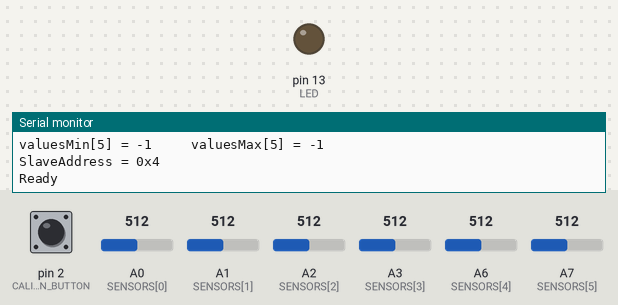
A sketch run on a simulated Arduino Nano, built with avr-gcc and run on an emulated ATmega328P. Parts: output pins drawn as LEDs (lit = HIGH), the last lines printed to the serial monitor. Dashed ring = blinking. The test bench sets the inputs (shaded band); at power-on: pin 2 (CALIBRATION_BUTTON) HIGH, A0 (SENSORS[0]) = 512, A1 (SENSORS[1]) = 512, A2 (SENSORS[2]) = 512, A3 (SENSORS[3]) = 512, A6 (SENSORS[4]) = 512, A7 (SENSORS[5]) = 512. EEPROM starts erased.

Above: at 1.4 s.
1.5 s: pin 2 (CALIBRATION_BUTTON) pulled LOW for 0.15 s
At 1.7 s:
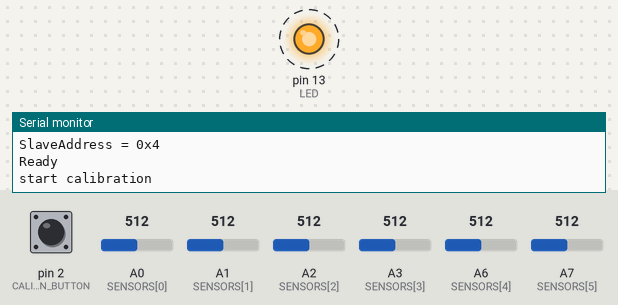
4.5 s: pin 2 (CALIBRATION_BUTTON) pulled LOW for 1 s
At 5.26 s:
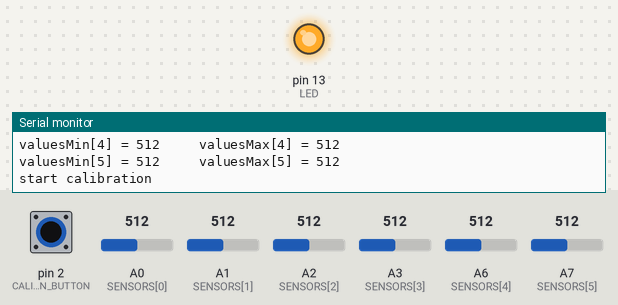
7.5 s: pin 2 (CALIBRATION_BUTTON) pulled LOW for 3.2 s
Timing chart, 0 to 13.1 s (numbered marks = the images above; inputs shaded):
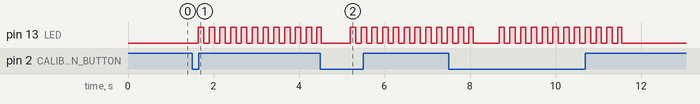

The sketch:

light_sensor_six_lego.ino
```cpp
#include <EEPROM.h>
#include <Wire.h>

const int SLAVE_ADDRESS = 0x04;
const unsigned long CALIBRATION_TIME = 3000;
const int CALIBRATION_BUTTON = 2;
const int LED = 13;
const int SENSORS[6] = {A0, A1, A2, A3, A6, A7};

uint8_t message[8] = {0};

int values[6] = {0};
float valuesNorm[6] = {0}; //form 0 to 1
float linePosition = 0; //from -1 to 1
float polePosition = 0; //from -1 to 1
                        //polePosition >= 0 => on black pole
                        //polePosition < 0 => on white pole

int valuesMin[6];
const int valuesMinAddress = 0;
int valuesMax[6];
const int valuesMaxAddress = valuesMinAddress + sizeof(valuesMax);
const float weights[6] = {-0.5, -0.33, -0.167, 0.167, 0.33, 0.5};

void setup() {
  Wire.begin(SLAVE_ADDRESS);
  Wire.onReceive(receiveData);
  Wire.onRequest(sendData);

  pinMode(CALIBRATION_BUTTON, INPUT_PULLUP);
  pinMode(LED, OUTPUT);
  digitalWrite(LED, LOW);

  loadCalibrationValues();

  Serial.begin(9600);
  printCalibrationValues();
  Serial.println();
  Serial.print("SlaveAddress = 0x");
  Serial.println(SLAVE_ADDRESS, HEX);
  Serial.println();
  Serial.println("Ready");
  Serial.println();
}

void loop() {
  getValues();
  calcNormValues();
  calcLinePosition();
  calcPolePosition();

  makeMessage();

  //printValues();
  //printValuesNorm();
  //printLinePosition();
  //printPolePosition();
  //printMessage();
  //Serial.println(mapf(valuesNorm[0], 0, 1, -127, 127));

  if (digitalRead(CALIBRATION_BUTTON) == LOW) {
    calibration();
  }

  //delay(1000);
}

void makeMessage() {
  message[7] = mapf(valuesNorm[0], 0, 1, -127, 127);
  message[6] = mapf(valuesNorm[1], 0, 1, -127, 127);
  message[5] = mapf(valuesNorm[2], 0, 1, -127, 127);
  message[4] = mapf(valuesNorm[3], 0, 1, -127, 127);
  message[3] = mapf(valuesNorm[4], 0, 1, -127, 127);
  message[2] = mapf(valuesNorm[5], 0, 1, -127, 127);

  message[1] = mapf(linePosition, -1, 1, -127, 127);

  message[0] = mapf(polePosition, -1, 1, -127, 127);
}

void getValues() {
  for (int i = 0; i < 6; i++) {
    values[i] = analogRead(SENSORS[i]);
  }
}

void calcNormValues() {
  for (int i = 0; i < 6; i++) {
    //valuesNorm[i] from 0 to 1
    valuesNorm[i] = (float)(values[i] - valuesMin[i]) / (float)(valuesMax[i] - valuesMin[i]);
    valuesNorm[i] = constrain(valuesNorm[i], 0.0f, 1.0f);
  }
}

void calcLinePosition() {
  linePosition = 0;
  for (int i = 0; i < 6; i++) {
    linePosition += weights[i] * valuesNorm[i];
  }
  linePosition = constrain(linePosition, -1.0f, 1.0f);
}

void calcPolePosition() {
  polePosition = 0;
  for (int i = 0; i < 6; i++) {
    polePosition += valuesNorm[i] * 2 - 1;
  }
  polePosition /= 6;
  polePosition = constrain(polePosition, -1.0f, 1.0f);
}

void receiveData(int byteCount) {
  byteCount = byteCount; //just suppress unsused parameter warning
  //nothing
}

void sendData() {
  Wire.write(message, 8);
}
```

calibration.ino
```cpp
void calibration() {
  Serial.println("start calibration");
  Serial.flush();

  for (int i = 0; i < 6; i++) {
    valuesMin[i] = 1023;
    valuesMax[i] = 0;
  }

  unsigned long currentTime = millis();

  unsigned long startTime = currentTime;

  const unsigned long ledOnTime = 125;
  const unsigned long ledOffTime = 125;
  unsigned long lastLedSwitchTime = currentTime;
  int ledState = LOW;
  digitalWrite(LED, LOW);

  while (currentTime - startTime < CALIBRATION_TIME) {
    getValues();
    for (int i = 0; i < 6; i++) {
      if (values[i] < valuesMin[i]) {
        valuesMin[i] = values[i];
      }
      if (values[i] > valuesMax[i]) {
        valuesMax[i] = values[i];
      }
    }

    if (ledState == LOW && currentTime - lastLedSwitchTime > ledOffTime) {
      ledState = HIGH;
      digitalWrite(LED, ledState);
      lastLedSwitchTime = currentTime;
    }
    if (ledState == HIGH && currentTime - lastLedSwitchTime > ledOnTime) {
      ledState = LOW;
      digitalWrite(LED, ledState);
      lastLedSwitchTime = currentTime;
    }

    currentTime = millis();
  }

  digitalWrite(LED, LOW);
  delay(200);

  saveCalibrationValues();
  printCalibrationValues();
}

void loadCalibrationValues() {
  EEPROM.get(valuesMinAddress, valuesMin);
  EEPROM.get(valuesMaxAddress, valuesMax);
}

void saveCalibrationValues() {
  EEPROM.put(valuesMinAddress, valuesMin);
  EEPROM.put(valuesMaxAddress, valuesMax);
}
```

mapf.ino
```cpp
float mapf(float val, float in_min, float in_max, float out_min, float out_max) {
    return (val - in_min) * (out_max - out_min) / (in_max - in_min) + out_min;
}
```

printHelpers.ino
```cpp
void printValues() {
  Serial.print("raw values:\t");
  for (int i = 0; i < 6; i++) {
    Serial.print(values[i]);
    Serial.print("\t");
  }
  Serial.println();
}

void printValuesNorm() {
  Serial.print("norm values:\t");
  for (int i = 0; i < 6; i++) {
    Serial.print(valuesNorm[i]);
    Serial.print("\t");
  }
  Serial.println();
}

void printCalibrationValues() {
  char s[300];
  for (int i = 0; i < 6; i++) {
    sprintf(s, "valuesMin[%d] = %d\t\t valuesMax[%d] = %d \n", i, valuesMin[i], i, valuesMax[i]);
    Serial.print(s);
  }
  Serial.flush();
}

void printLinePosition() {
  Serial.print("line position:\t");
  Serial.println(linePosition);
}

void printPolePosition() {
  Serial.print("pole position:\t");
  Serial.println(polePosition);
}

void printMessage() {
  Serial.print("message:\t");
  for (int i = 0; i < 8; i++) {
    Serial.print((int8_t)message[i]);
    Serial.print("\t");
  }
  Serial.println();
}
```

Measured:
- after the input at 1.5 s, pin 13 (LED): alternates HIGH for 0.13 s and LOW for 0.13 s, starting after 0.15 s
